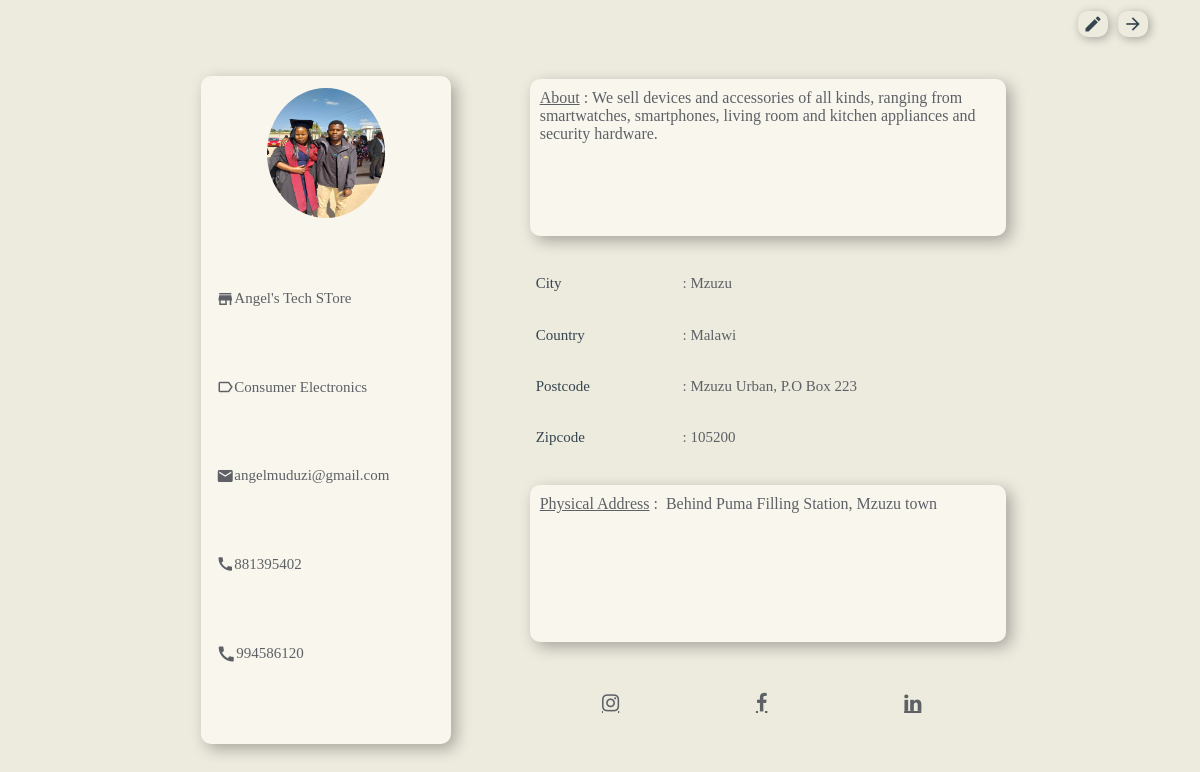
The page /business_profile/ (signed in) on the database its author committed.
### User/models.py (models this page shows)
class Business(models.Model):
    options = [
        ('Groceries', 'Groceries'),
        ('School & Office supplies', 'School & Office supplies'),
        ('Fashion(Apparel, shoes, Jewerly)', 'Fashion(Apparel, shoes, Jewerly)'),
        ('Cosmetics', 'Cosmetics'),
        ('Furniture', 'Furniture'),
        ('Home appliances', 'Home appliances'),
        ('Consumer Electronics', 'Consumer Electronics'),
        ('Security & Safety', 'Security & Safety'),
        ('Cars, spare parts & accessories', 'Cars, spare parts & accessories'),
        ('Construction', 'Construction'),
        ('Tools & Hardware', 'Tools & Hardware'),
        ('Farm equipment & chemicals', 'Farm equipment & chemicals'),
        ('Health & Personal Care', 'Health & Personal Care'),
        ('Hotel and Lodging', 'Hotel and Lodging'),
        ('Food & Beverages', 'Food & Beverages'),
        ('Entertainment', 'Entertainment'),
        ('Sports', 'Sports'),
        ('Real Estate', 'Real Estate'),
    ]
    Owner = models.ForeignKey(User, on_delete=models.CASCADE, blank=True, null=True)
    Date = models.DateTimeField(auto_now=True)
    Photo = models.ImageField(null=False, blank=True, upload_to='bprofile', default='/appdefaults/add-photo4.png', width_field=None, height_field=None)
    Name = models.CharField(blank=False, null=False, max_length=50)
    Type = models.CharField(null=False, blank=True, max_length=33, default='Groceries')
    About = models.TextField(blank=False, null=False, max_length=110)
    Email = models.EmailField(null=False, blank=False)
    Contact1 = models.IntegerField(blank=True, null=True)
    Contact2 = models.IntegerField(blank=True, null=True)
    Address = models.CharField(blank=False, null=False, max_length=150)
    PostBox = models.CharField(blank=False, null=False, max_length=50, default='')
    City = models.CharField(null=False, blank=False, max_length=50)
    Country = models.CharField(null=False, blank=False, max_length=50)
    ZipCode = models.CharField(null=True, blank=True, max_length=50)
    Instagram = models.URLField(null=True, blank=True, max_length=100)
    Facebook = models.URLField(null=True, blank=True, max_length=100)
    Linkedin = models.URLField(null=True, blank=True, max_length=100)

### User/decorator.py (the view)
        def wrapper_func(request, *args, **kwargs):
            group = None
            if request.user.groups.exists():
                group = request.user.groups.all()[0].name
                if group in allowed_roles:
                    return view_func(request, *args, **kwargs)
                else:
                    return HttpResponse('Access Denied!')
            else:
                return HttpResponse('Access Denied!')

### User/business.py (called while the page is built)
@login_required(login_url="/login/")
@allowed_users(allowed_roles=['Business(Owner)', 'Business(Manager)'])
def business_profile(request, id=0):
    if id != 0:
        try:
            ini = Business.objects.get(pk=id)
        except Business.DoesNotExist:
            return HttpResponse("there was an error in processing the profile you're trying to access"
                                "please try refreshing your browser or contact developer if the problem perists")
    else:
        try:
            ini = Business.objects.get(Owner=request.user.id)
        except Business.DoesNotExist:
            return redirect('/edit_business_profile/')
    context = {
        'ini': ini,
    }
    return render(request, 'registration/businessProfile.html', context)

### User/decorator.py (called while the page is built)
def allowed_users(allowed_roles=[]):
    def decorator(view_func):
        def wrapper_func(request, *args, **kwargs):
            group = None
            if request.user.groups.exists():
                group = request.user.groups.all()[0].name
                if group in allowed_roles:
                    return view_func(request, *args, **kwargs)
                else:
                    return HttpResponse('Access Denied!')
            else:
                return HttpResponse('Access Denied!')
        return wrapper_func
    return decorator

### templates/registration/businessProfile.html (shortened to what this page needs)
{%load static%}
<link rel="stylesheet" type="text/css" href="{% static 'css/registration/businessProfile.css'%}" xmlns="http://www.w3.org/1999/html">
<link rel="stylesheet" href="https://cdnjs.cloudflare.com/ajax/libs/font-awesome/4.7.0/css/font-awesome.min.css">
<div class="Navigation">
    {%if request.user == ini.Owner%}
        <button type="button" onclick="window.location.href='/edit_business_profile/';">
            <i class="material-icons" style="font-size:20px;">edit</i>
        </button>
    {%endif%}
    <button type="button" onclick="window.location.href='/business/';">
        <i class="material-icons" style="font-size:20px;">arrow_forward</i>
    </button>
</div>
<div class="profile">
    <div class="key_details">
        <div class="profile_photo">
            {%if ini.Photo.url != None%}
                <img src="{{ini.Photo.url}}" id="profile-pic" onclick="window.location.href='/business_profile/';">
            {%else%}
                <img src="{%static '/appdefaults/add-photo4.png'%}" onclick="window.location.href='/business_profile/';">
            {%endif%}
        </div>
        <text><i class="material-icons" style="font-size:18px;">store</i>{{ini.Name}}</text>
        <text><i class="material-icons" style="font-size:18px;">label_outline</i>{{ini.Type}}</text>
        <text><i class="material-icons" style="font-size:18px;">email</i>{{ini.Email}}</text>
        <text><i class="material-icons" style="font-size:18px;">call</i>{{ini.Contact1}}</text>
        <text><i class="material-icons" style="font-size:20px;">call</i>{{ini.Contact2}}</text>
    </div>
    <div class="extra_details">
        <article><span><u>About</u>&nbsp;:&nbsp;</span>{{ini.About}}</article>
        <table>
            <tbody>
                <tr>
                    <td class="td1">City</td>
                    <td class="td2">:&nbsp;{{ini.City}}</td>
                </tr>
                <tr>
                    <td class="td1">Country</td>
                    <td class="td2">:&nbsp;{{ini.Country}}</td>
                </tr>
                <tr>
                    <td class="td1">Postcode</td>
                    <td class="td2">:&nbsp;{{ini.PostBox}}</td>
                </tr>
                <tr>
                    <td class="td1">Zipcode</td>
                    <td class="td2">:&nbsp;{{ini.ZipCode}}</td>
                </tr>
            </tbody>
        </table>
        <article><span><u>Physical Address</u>&nbsp;:&nbsp;</span>{{ini.Address}}</article>
        <div class="social_media">
            <a href="http://{{ini.Instagram}}" class="fa fa-instagram"></a>
            <a href="http://{{ini.Facebook}}}" class="fa fa-facebook"></a>
            <a href="http://{{ini.Linkedin}}" class="fa fa-linkedin"></a>
        </div>
    </div>
</div>

### static/css/registration/businessProfile.css (style rules this page uses)
.Navigation { display:flex; align-items:center; justify-content:flex-end; gap:10px; position:relative; width:90%; height:32px; border-radius:10px; }
.Navigation button { display:flex; align-items:center; justify-content:center; width:auto; height:80%; color:rgb(54, 69, 79); padding:5px; background:transparent; border:hidden; border-radius:10px; box-shadow:2px 2px 10px rgba(10, 10, 10, 0.3); }
.profile { display:flex; align-items:center; justify-content:space-evenly; column-gap:px; position:relative; width:80%; height:90%; border-radius:10px; }
.key_details { display:flex; flex-wrap:wrap; align-items:flex-start; justify-content:flex-start; position:relative; width:25%; height:90%; padding-left:5px; padding-right:5px; padding-top:10px; padding-bottom:10px; background:#F9F6EE; border-radius:10px; box-shadow:5px 5px 15px rgba(10, 10, 10, 0.3); }
.profile_photo { display:flex; align-items:center; justify-content:center; position:relative; width:99%; height:20%; padding:2px; border-radius:50%; }
.profile_photo img { width:50%; height:100%; border-radius:50%; }
.key_details text { display:flex; align-items:center; justify-content:flex-start; position:relative; width:100%; height:auto; color:#5D6166; font-size:15px; margin-left:10px; }
.extra_details { display:flex; flex-direction:column; align-items:flex-start; justify-content:space-around; width:50%; height:95%; padding:5px; border-radius:10px; }
article { color:#5D6166; font-size:16px; width:95%; height:20%; padding:10px; background:#F9F6EE; border-radius:10px; box-shadow:5px 5px 15px rgba(10, 10, 10, 0.3); }
table { display:flex; flex-direction:column; align-items:center; justify-content:flex-start; position:relative; width:100%; height:30%; }
tbody { width:100%; height:100%; }
tr { display:flex; align-items:center; justify-content:space-around; position:relative; width:100%; height:25%; }
td { display:flex; align-items:center; justify-content:flex-start; font-size:15px; color:#5D6166; margin-left:5px; }
.td1 { width:30%; height:100%; color:rgb(54, 69, 79); }
.td2 { width:70%; height:100%; color:#5D6166; }
.social_media { display:flex; align-items:center; justify-content:space-around; width:95%; height:10%; padding:4px; }
.social_media a { color:#5D6166; font-size:20px; }

### rows shown on the page
Business: Photo (picture), Name "Angel's Tech STore", Type "Consumer Electronics", Email "angelmuduzi@gmail.com", Contact1 "881395402", Contact2 "994586120", About "We sell devices and accessories of all kinds, ranging from smartwatches, smartphones, living room and kitchen appliances and security hardware.", City "Mzuzu", Country "Malawi", PostBox "Mzuzu Urban, P.O Box 223", ZipCode "105200", Address "Behind Puma Filling Station, Mzuzu town"
